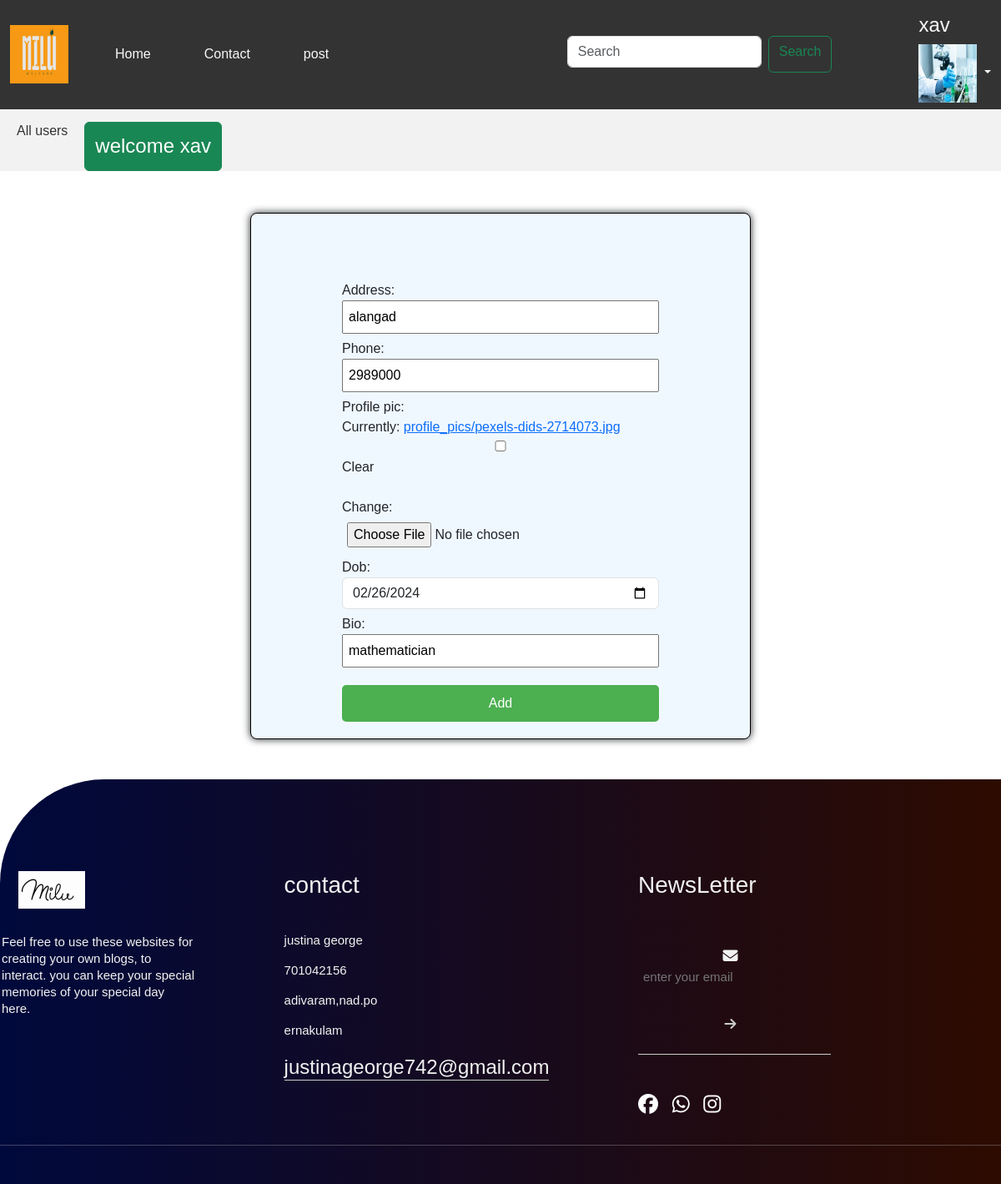
Screenshot of /profileadd/2/ (signed in) with the database file from the repository.
### blogapp/models.py (models this page shows, shortened)
class UserProfile(models.Model):
    user=models.OneToOneField(User,on_delete=models.CASCADE,related_name="profile",null=True)
    address=models.CharField(max_length=200,null=True)
    phone=models.CharField(max_length=200,null=True)
    profile_pic=models.ImageField(upload_to="profile_pics",null=True,blank=True)
    dob=models.DateField(null=True)
    bio=models.CharField(max_length=200,null=True)
    following=models.ManyToManyField("self",related_name="followed_by",symmetrical=False,null=True)
    block=models.ManyToManyField("self",related_name="blocked",symmetrical=False,null=True)

### blogapp/views.py (the view, shortened to what this page needs)
# urls.py: path("profileadd/<int:pk>/",views.profileUpdateView.as_view(),name="pupdate"),
@method_decorator(decs,name="dispatch")
class profileUpdateView(UpdateView):
    template_name="profile_add.html"
    form_class=UserProfileForm
    model=UserProfile

### blogapp/forms.py
class UserProfileForm(forms.ModelForm):
    class Meta:
        model=UserProfile
        exclude=['user','following','block']
        widgets={
            "dob":forms.DateInput(attrs={"class":"form-control","type":"date"})
        }

### blogapp/templates/profile_add.html (shortened to what this page needs)
{%extends 'base.html'%}
{%block body_block%}
<div class="container mb-5">
    <form action="" method="post" enctype="multipart/form-data">
        {{form}}
        <button type="submit">Add</button>
    </form>
</div>
{%endblock%}

### blogapp/templates/base.html (shortened to what this page needs)
<!DOCTYPE html>
{%load static%}
<html lang="en">
<head>
    <link rel="stylesheet" href="{%static 'css/style.css' %}">
    <link href="https://cdn.jsdelivr.net/npm/bootstrap@5.3.3/dist/css/bootstrap.min.css" rel="stylesheet">
    <link rel="stylesheet" href="https://cdnjs.cloudflare.com/ajax/libs/font-awesome/6.5.1/css/all.min.css" />
</head>
<body>
    <div class="sticky-top">
        <nav class="navbar navbar-expand-lg ">
            <div class="container-fluid">
                <a><img src="{%static 'images/logo.jpg' %}" class="mt" alt="" width="70px" height="70px" ></a>
              <div class="collapse navbar-collapse" id="navbarScroll">
                <ul class="navbar-nav me-auto my-2 my-lg-0 navbar-nav-scroll" style="--bs-scroll-height: 100px;">
                  <li class="nav-item">
                    <a class="nav-link active text-light ms-5" aria-current="page" href="{%url 'home'%}">Home</a>
                  </li>
                  <li class="nav-item">
                    <a class="nav-link text-light ms-5" href="#">Contact</a>
                  </li>
                  <li class="nav-item ">
                    <a class="nav-link active text-light ms-5" aria-current="page" href="{%url 'createpost'%}">post</a>
                  </li>
                </ul>
                <form1 class="d-none d-lg-flex me-2" role="search">
                  <input class="form-control me-2" type="search" placeholder="Search" aria-label="Search">
                  <button1 class="btn btn-outline-success me-5" type="submit">Search</button1>
                </form1>
                <li class="nav-item dropdown mt-2 d-none d-lg-block ">
                    <a class="nav-link dropdown-toggle text-light ms-5" href="#" role="button" data-bs-toggle="dropdown" aria-expanded="false">
                        {%if request.user.profile.profile_pic%}
                        <h4>{{request.user}}</h4>
                        <img class="profile-small" src="{{request.user.profile.profile_pic.url}} " alt="avatar" width="70px" height="70px">
                       {%else%}
                       <h4>{{request.user}}</h4>
                       <img class="profile-small" src="{%static 'images/th.jpeg'%} " alt="avatar" width="70px" height="70px">
                       {%endif%}
                    </a>
                  </li>
              </div>
            </div>
          </nav>
          <div class="navbar-secondary" id="nav2">
            <a href="{%url 'profilelist'%}">All users</a>
            <button class="btn btn-success me-5"><h4 class="mt-2" >welcome {{request.user}}</h4></button>
          </div>
    </div>
{%block body_block%}
{%endblock%}
<footer class="foot">
  <div class="row ">
      <div class="col2 col-lg-3 col-md-6 col-sm-12 ">
          <img src="{%static 'images/logo1.jpeg' %}" alt="no image" class="logo1">
          <p >Feel free to use these websites for creating your own blogs, to interact. you can keep your special memories of your special day here.</p>
      </div>
      <div class="col2 ">
          <h3>contact</h3>
          <p>justina george</p>
          <p>701042156</p>
          <p>adivaram,nad.po</p>
          <p>ernakulam</p>
          <h4 class="email">justinageorge742@gmail.com</h4>
      </div>
      <div class="col2 col-lg-3 col-md-6 col-sm-12 ">
          <h3>NewsLetter</h3>
          <form class="fo">
              <i class="fa-solid fa-envelope"></i>
              <input type="email" placeholder="enter your email" required>
               <button type="submit"><i class="fa-solid fa-arrow-right"></i></button>
          </form>
          <div class="social-icons">
              <i class="fa-brands fa-facebook mb-3"></i>
              <i class="fa-brands fa-whatsapp mb-3"></i>
              <i class="fa-brands fa-instagram mb-3"></i>
          </div>
      </div>
  </div>
  <hr>
</footer>
</body>
</html>

### blogapp/static/css/style.css (style rules this page uses)
nav { background-color: #333; color:#ccc; }
.navbar-secondary { background-color: #f2f2f2; overflow: hidden; }
.navbar-secondary a { float:left; display:block; color:#333; text-align: center; padding:14px 20px; text-decoration: none; }
.nav-item { list-style: none; }
.foot { width: 100%; position: relative; bottom: 0; background: linear-gradient(to right, #00093c, #2d0b00); color:black; padding:100px 0 30px; border-top-left-radius: 125px; font-size: 13px; line-height: 20px; color:#f2f2f2 }
.row { width:85%; margin: auto; display:flex; flex-wrap: wrap; align-items: flex-start; justify-content: space-between; }
.col2 { flex-basis:25%; padding:10px; font-size: 15px; margin-left: 2px; }
.logo1 { width:80px; margin-bottom: 30px; margin-left: 20px; }
.col2 h3 { width:fit-content; position: relative; margin-bottom: 40px; }
.email { width:fit-content; border-bottom: 1px solid #ccc; margin:20px 0; }
ul li a { text-decoration: none; color:white; }
.fo { padding-bottom: 15px; display: flex; align-items: center; justify-content: space-between; border-bottom: 1px solid #ccc; margin-bottom: 50px; }
.fo i { font-size: 18px; margin-right: 10px; }
.fo input { width:100%; background: transparent; color: #ccc; border:0; outline: none; }
.fo button { background: transparent; border:0; outline: none; cursor:pointer; }
.fo button i { color:#ccc; font-size: 16px; }
.social-icons { font-size: 24px; }
.social-icons i { margin-right: 10px; color: #fff; border-radius: 50%; cursor:pointer; line-height: 14px; }
.col2:nth-child(2) { flex-basis: 15%; margin-left: 3px; }
.col2:nth-child(2) { flex-basis: 15%; }

### blogapp/templates/profile_add.html (style rules this page uses)
body { font-family:Arial, Helvetica, sans-serif; margin:0; }
.container { background-color: aliceblue; min-height:400px; width:600px; border:1px solid black; border-radius: 8px; box-shadow:0 0 10px; padding:20px; text-align: center; display:flex; justify-content: center; align-items: center; margin-top: 50px; }
form { display: flex; flex-direction: column; margin-top: 60px; text-align: left; }
label { display: block; }
input,select,textarea { width:100%; padding: 6px; margin-bottom: 6px; box-sizing: border-box; }
button { background-color: #4CAF50; color:white; padding:10px 15px; border:none; border-radius: 5px; cursor:pointer; margin-top: 15px; }

### rows the page displays
UserProfile: address "alangad", phone "2989000", dob "02/26/2024", bio "mathematician"

### other values shown
{{ request.user }} "xav"
